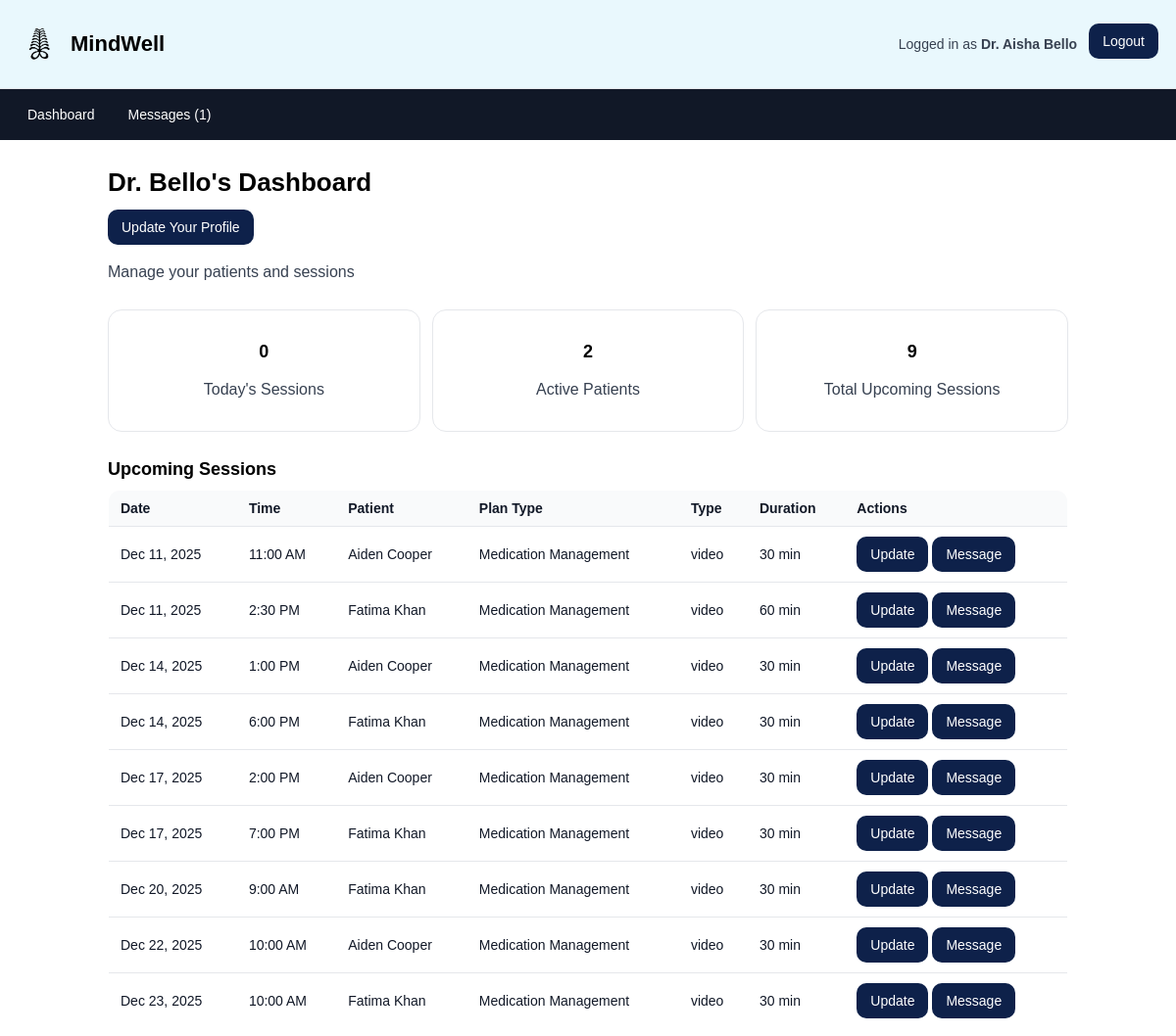
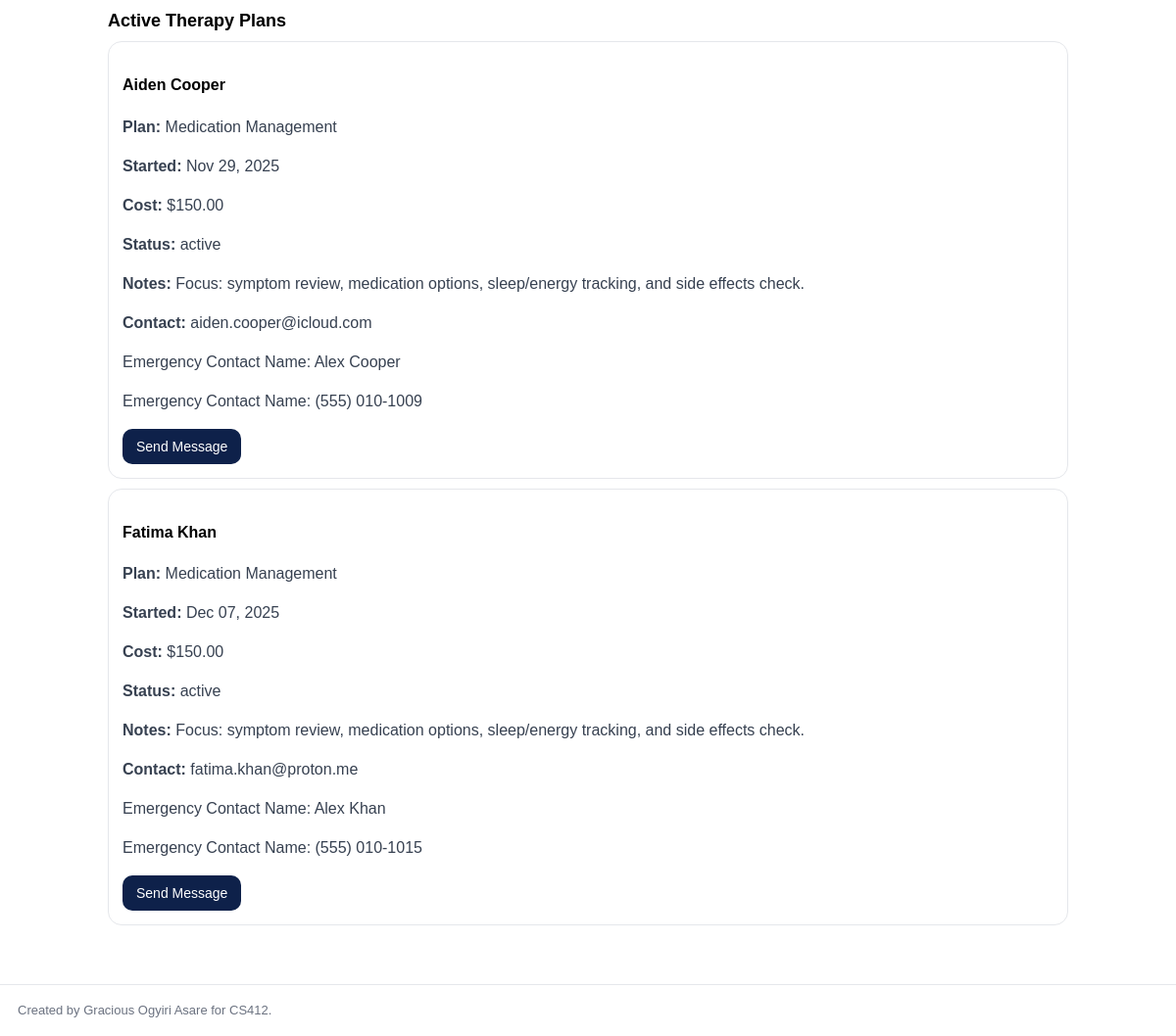
The app's page /provider/16/dashboard/ (signed in) with its own data (2 pictures, top to bottom).
### mindwell/models.py (models this page shows, shortened)
class HealthProvider(models.Model):
    user = models.ForeignKey(User, on_delete=models.CASCADE, null=True)
    first_name = models.TextField(blank=True)
    last_name = models.TextField(blank=True)
    email = models.TextField(blank=True)
    gender = models.CharField(max_length=10, choices=[
        ('male', 'Male'),
        ('female', 'Female'),
        ('other', 'Other'),
    ], blank=True)
    occupation = models.TextField(blank=True)
    address = models.TextField(blank=True)
    specialization = models.TextField(blank=True)
    experience_years = models.IntegerField(default=0)
    languages = models.TextField(blank=True)
    profile_img = models.ImageField(blank=True, null=True)
    bio = models.TextField(blank=True)
    verified = models.BooleanField(default=True)
    join_date = models.DateTimeField(auto_now_add=True)
    def get_active_plans(self):
        return TherapyPlan.objects.filter(health_provider=self, status='active')
    def get_upcoming_sessions(self):
        return Session.objects.filter(
            therapy_plan__health_provider=self,
            session_date__gte=date.today(),
            status='scheduled'
        ).order_by('session_date', 'session_time')

class Session(models.Model):
    therapy_plan = models.ForeignKey(TherapyPlan, on_delete=models.CASCADE)
    session_date = models.DateField()
    session_time = models.TimeField()
    duration = models.IntegerField(default=60)
    status = models.CharField(max_length=20, choices=[
        ('scheduled', 'Scheduled'),
        ('completed', 'Completed'),
        ('cancelled', 'Cancelled'),
        ('no-show', 'No-Show'),
    ])
    session_type = models.CharField(max_length=20, choices=[
        ('message', 'Message'),
        ('audio', 'Audio Chat'),
        ('video', 'Video Chat'),
    ])
    notes = models.TextField(blank=True, null=True)
    payment_status = models.CharField(max_length=20, choices=[
        ('paid', 'Paid'),
        ('unpaid', 'Unpaid'),
    ])
    follow_up_required = models.BooleanField(default=False)
    created_at = models.DateTimeField(auto_now_add=True)

class TherapyPlan(models.Model):
    patient = models.ForeignKey(Patient, on_delete=models.CASCADE)
    health_provider = models.ForeignKey(HealthProvider, on_delete=models.CASCADE)
    plan_type = models.ForeignKey(PlanType, on_delete=models.PROTECT)
    status = models.CharField(max_length=20, choices=[
        ('active', 'Active'),
        ('paused', 'Paused'),
        ('completed', 'Completed'),
        ('cancelled', 'Cancelled'),
    ])
    start_date = models.DateField(blank=True, null=True)
    notes = models.TextField(blank=True, null=True)
    cost = models.DecimalField(max_digits=8, decimal_places=2, blank=True, null=True)
    created_at = models.DateTimeField(auto_now_add=True)

class Patient(models.Model):
    user = models.ForeignKey(User, on_delete=models.CASCADE, null=True)
    first_name = models.TextField(blank=True)
    last_name = models.TextField(blank=True)
    email = models.TextField(blank=True)
    dob = models.DateField(blank=True, null=True)
    gender = models.CharField(max_length=10, choices=[
        ('male', 'Male'),
        ('female', 'Female'),
        ('other', 'Other'),
    ], blank=True)
    address = models.TextField(blank=True)
    emergency_contact_name = models.TextField(blank=True)
    emergency_contact_phone = models.TextField(blank=True)
    insurance_provider = models.TextField(blank=True)
    insurance_id = models.TextField(blank=True)
    join_date = models.DateTimeField(auto_now_add=True)
    therapy_description = models.TextField(blank=True)

class PlanType(models.Model):
    name = models.CharField(max_length=100)
    description = models.TextField(blank=True)
    base_cost = models.DecimalField(max_digits=8, decimal_places=2, blank=True, null=True)
    is_active = models.BooleanField(default=True)
    created_at = models.DateTimeField(auto_now_add=True)
    providers = models.ManyToManyField(HealthProvider, related_name='supported_plan_types', blank=True)

### mindwell/views.py (the view)
# urls.py: path('provider/<int:pk>/dashboard/', ProviderDashboardView.as_view(), name='provider_dashboard'),
class ProviderDashboardView(MethodLoginRequiredMixin, DetailView):
    model = HealthProvider
    template_name = 'mindwell/provider_dashboard.html'
    context_object_name = 'provider'
    def dispatch(self, request, *args, **kwargs):
        logged_in_provider = HealthProvider.objects.filter(user=request.user).first()
        if not logged_in_provider:
            return redirect("home")
        requested_provider = self.get_object()
        if logged_in_provider.pk != requested_provider.pk:
            return redirect("provider_dashboard", pk=logged_in_provider.pk)
        return super().dispatch(request, *args, **kwargs)
    def get_context_data(self, **kwargs):
        context = super().get_context_data(**kwargs)
        provider = self.object
        context['active_plans'] = provider.get_active_plans()
        context['upcoming_sessions'] = provider.get_upcoming_sessions()
        context['is_provider'] = True
        from datetime import date
        context['today_sessions'] = Session.objects.filter(
            therapy_plan__health_provider=provider,
            session_date=date.today(),
            status='scheduled'
        ).order_by('session_time')
        context['unread_messages'] = Message.objects.filter(
            recipient=self.request.user,
            is_read=False
        ).count()
        return context

### mindwell/templates/mindwell/provider_dashboard.html (shortened to what this page needs)
{% extends "mindwell/base.html" %} {% block content %}
<h2>Dr. {{ provider.last_name }}'s Dashboard</h2>
<a href="{% url 'provider_update' %}"><button>Update Your Profile</button></a>
<p>Manage your patients and sessions</p>
<div class="summary">
  <div class="card">
    <h3>{{ today_sessions|length }}</h3>
    <p>Today's Sessions</p>
  </div>
  <div class="card">
    <h3>{{ active_plans|length }}</h3>
    <p>Active Patients</p>
  </div>
  <div class="card">
    <h3>{{ upcoming_sessions|length }}</h3>
    <p>Total Upcoming Sessions</p>
  </div>
</div>
<h3>Upcoming Sessions</h3>
{% if upcoming_sessions %}
<table>
  <tr>
    <th>Date</th>
    <th>Time</th>
    <th>Patient</th>
    <th>Plan Type</th>
    <th>Type</th>
    <th>Duration</th>
    <th>Actions</th>
  </tr>
  {% for session in upcoming_sessions %}
  <tr>
    <td>{{ session.session_date|date:"M d, Y" }}</td>
    <td>{{ session.session_time|time:"g:i A" }}</td>
    <td
      >{{ session.therapy_plan.patient.first_name }} {{ session.therapy_plan.patient.last_name }}</td
    >
    <td>{{ session.therapy_plan.plan_type.name }}</td>
    <td>{{ session.session_type }}</td>
    <td>{{ session.duration }} min</td>
    <td>
      <a href="{% url 'session_update' session.pk %}"
        ><button>Update</button></a
      >
      <a href="{% url 'send_message' session.therapy_plan.pk %}"
        ><button>Message</button></a
      >
    </td>
  </tr>
  {% endfor %}
</table>
{% else %}
<p>No upcoming sessions scheduled.</p>
{% endif %}
<h3>Active Therapy Plans</h3>
{% if active_plans %}
<div>
  {% for plan in active_plans %}
  <div class="card">
    <h4>{{ plan.patient.first_name }} {{ plan.patient.last_name }}</h4>
    <p><strong>Plan:</strong> {{ plan.plan_type.name }}</p>
    <p><strong>Started:</strong> {{ plan.start_date|date:"M d, Y" }}</p>
    <p><strong>Cost:</strong> ${{ plan.cost }}</p>
    <p><strong>Status:</strong> {{ plan.status }}</p>
    {% if plan.notes %}
    <p><strong>Notes:</strong> {{ plan.notes }}</p>
    {% endif %}
    <p><strong>Contact:</strong> {{ plan.patient.email }} </p>
    <p>Emergency Contact Name: {{ plan.patient.emergency_contact_name }}</p>
    <p>Emergency Contact Name: {{ plan.patient.emergency_contact_phone }}</p>
    <a href="{% url 'send_message' plan.pk %}"><button>Send Message</button></a>
  </div>
  {% endfor %}
</div>
{% else %}
<p>No active therapy plans at this time.</p>
{% endif %} {% endblock content %}

### mindwell/templates/mindwell/base.html (shortened to what this page needs)
{% load static %}
<html>
  <head>
    <link rel="stylesheet" href="{% static 'styles.css' %}" />
  </head>
  <body>
    <header>
      <div class="header_logo">
        {% load static %}
        <img src="{% static 'logo.png' %}" alt="Logo" class="logo" />
        <h1>MindWell</h1>
      </div>
      <div class="header-right">
        {% if request.user.is_authenticated %} {% if is_patient %}
        <p
          >Logged in as
          <strong>{{ patient.first_name }} {{ patient.last_name }}</strong></p
        >
        {% elif is_provider %}
        <p
          >Logged in as
          <strong
            >Dr. {{ provider.first_name }} {{ provider.last_name }}</strong
          ></p
        >
        {% else %}
        <p>Logged in as <strong>{{ user.username }}</strong></p>
        {% endif %}
        <form method="post" action="{% url 'logout' %}">
          <button type="submit">Logout</button>
        </form>
        {% else %}
        <a href="{% url 'login' %}"><button type="button">Login</button></a>
        <a href="{% url 'patient_register' %}"
          ><button type="button">Register</button></a
        >
        {% endif %}
      </div>
    </header>
    <nav class="navbar">
      {% if is_patient %}
      <a href="{% url 'patient_dashboard' patient.pk %}">My Dashboard</a>
      <a href="{% url 'provider_list' %}">Find A Therapist</a>
      <a href="{% url 'view_messages' %}">
        Messages {% if unread_messages %}({{ unread_messages }}){% endif %}
      </a>
      {% elif is_provider %}
      <a href="{% url 'provider_dashboard' provider.pk %}">Dashboard</a>
      <a href="{% url 'view_messages' %}">
        Messages {% if unread_messages %}({{ unread_messages }}){% endif %}
      </a>
      {% else %}
      <a href="{% url 'home' %}">Home</a>
      <a href="{% url 'provider_register' %}">Work With Us</a>
      {% endif %}
    </nav>
    <div class="body">
       {% block content %}{% endblock %}
    </div>
    <footer>
      <p>Created by Gracious Ogyiri Asare for CS412.</p>
    </footer>
  </body>
</html>

### mindwell/static/styles.css (style rules this page uses)
body { margin: 0; font-family: Arial, Helvetica, sans-serif; }
header { background: #e9f8fd; border-bottom: 1px solid #e5e7eb; padding: 14px 18px; display: flex; align-items: center; justify-content: space-between; }
.logo { width: 44px; height: 44px; object-fit: contain; }
.header_logo { display: flex; align-items: center; gap: 10px; }
.header_logo h1 { margin: 0; font-size: 22px; }
.header-right { display: flex; align-items: center; gap: 12px; }
.header-right p { margin: 0; font-size: 14px; color: #374151; }
.navbar { background: #111827; padding: 10px 18px; display: flex; gap: 14px; flex-wrap: wrap; }
.navbar a { color: #ffffff; text-decoration: none; font-size: 14px; padding: 8px 10px; }
.body { max-width: 980px; margin: 0 auto; padding: 22px 18px; }
h2 { margin: 6px 0 12px; font-size: 26px; }
h3 { margin: 18px 0 10px; font-size: 18px; }
p { color: #374151; line-height: 1.5; }
button { background: #0e214a; color: #ffffff; border: none; padding: 10px 14px; border-radius: 10px; cursor: pointer; font-size: 14px; }
form { margin-top: 10px; }
table { width: 100%; border-collapse: collapse; background: #ffffff; border: 1px solid #e5e7eb; border-radius: 12px; overflow: hidden; margin: 10px 0 16px; }
th { text-align: left; padding: 10px 12px; background: #f9fafb; border-bottom: 1px solid #e5e7eb; font-size: 14px; color: #111827; }
td { padding: 10px 12px; border-bottom: 1px solid #e5e7eb; color: #111827; font-size: 14px; }
.card { background: #ffffff; border: 1px solid #e5e7eb; border-radius: 14px; padding: 14px; margin: 10px 0; }
.summary { display: flex; gap: 12px; flex-wrap: wrap; margin: 12px 0 18px; }
.summary .card { flex: 1; min-width: 220px; text-align: center; }
footer { border-top: 1px solid #e5e7eb; background: #ffffff; padding: 16px 18px; margin-top: 28px; }
footer p { margin: 0; color: #6b7280; font-size: 13px; }

### records on screen
HealthProvider: first_name "Aisha", last_name "Bello"
Session: session_date "Dec 11, 2025", session_time "11:00 AM", therapy_plan.patient.first_name "Aiden", therapy_plan.patient.last_name "Cooper", therapy_plan.plan_type.name "Medication Management", session_type "video", duration "30"
Session: session_date "Dec 11, 2025", session_time "2:30 PM", therapy_plan.patient.first_name "Fatima", therapy_plan.patient.last_name "Khan", therapy_plan.plan_type.name "Medication Management", session_type "video", duration "60"
Session: session_date "Dec 14, 2025", session_time "1:00 PM", therapy_plan.patient.first_name "Aiden", therapy_plan.patient.last_name "Cooper", therapy_plan.plan_type.name "Medication Management", session_type "video", duration "30"
Session: session_date "Dec 14, 2025", session_time "6:00 PM", therapy_plan.patient.first_name "Fatima", therapy_plan.patient.last_name "Khan", therapy_plan.plan_type.name "Medication Management", session_type "video", duration "30"
Session: session_date "Dec 17, 2025", session_time "2:00 PM", therapy_plan.patient.first_name "Aiden", therapy_plan.patient.last_name "Cooper", therapy_plan.plan_type.name "Medication Management", session_type "video", duration "30"
Session: session_date "Dec 17, 2025", session_time "7:00 PM", therapy_plan.patient.first_name "Fatima", therapy_plan.patient.last_name "Khan", therapy_plan.plan_type.name "Medication Management", session_type "video", duration "30"
Session: session_date "Dec 20, 2025", session_time "9:00 AM", therapy_plan.patient.first_name "Fatima", therapy_plan.patient.last_name "Khan", therapy_plan.plan_type.name "Medication Management", session_type "video", duration "30"
Session: session_date "Dec 22, 2025", session_time "10:00 AM", therapy_plan.patient.first_name "Aiden", therapy_plan.patient.last_name "Cooper", therapy_plan.plan_type.name "Medication Management", session_type "video", duration "30"
Session: session_date "Dec 23, 2025", session_time "10:00 AM", therapy_plan.patient.first_name "Fatima", therapy_plan.patient.last_name "Khan", therapy_plan.plan_type.name "Medication Management", session_type "video", duration "30"
TherapyPlan: patient.first_name "Aiden", patient.last_name "Cooper", plan_type.name "Medication Management", start_date "Nov 29, 2025", cost "150.00", status "active", notes "Focus: symptom review, medication options, sleep/energy tracking, and side effects check.", patient.email "aiden.cooper@icloud.com", patient.emergency_contact_name "Alex Cooper", patient.emergency_contact_phone "(555) 010-1009"
TherapyPlan: patient.first_name "Fatima", patient.last_name "Khan", plan_type.name "Medication Management", start_date "Dec 07, 2025", cost "150.00", status "active", notes "Focus: symptom review, medication options, sleep/energy tracking, and side effects check.", patient.email "fatima.khan@proton.me", patient.emergency_contact_name "Alex Khan", patient.emergency_contact_phone "(555) 010-1015"

### other values on screen
{{ unread_messages }} "1"
{{ today_sessions|length }} "0"
{{ active_plans|length }} "2"
{{ upcoming_sessions|length }} "9"
